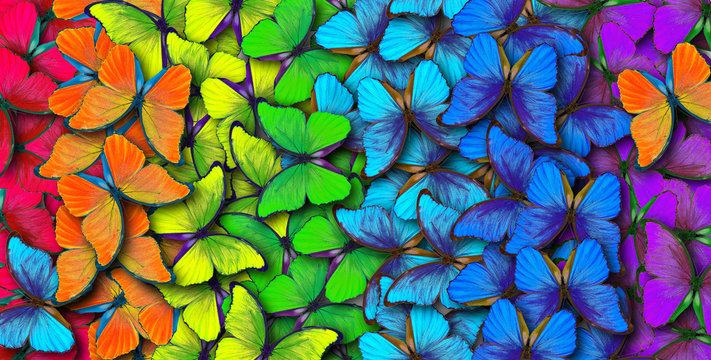
#> input picture colors.jpg, 711 x 360 px, given in place of colors.png, which was not available
$ jupyter execute --allow-errors dwt_wm_ext.ipynb
#> lines starting #> are read from the running program, lines starting #| are printed output that depends on the picture; pictures that were not available may be replaced by others from this repository, and a replacement may not be noted
[cell 1]
import cv2
import pywt
import numpy as np
import matplotlib.pyplot as plt

def ext_watermark(A, B, C):

#> called with A = 'colors.png', B = 'fox.png', C = 'Watermarked.png'
    host = cv2.imread(A)
#> host is the input picture: shape (360, 711, 3); mean B, G, R 99.8, 108.6, 96.1
    m, n, p = host.shape
#> m = 360; n = 711; p = 3

    coeffs_host = pywt.dwt2(host, 'haar')
    host_LL, (host_LH, host_HL, host_HH) = coeffs_host

    water_mark = cv2.imread(B)
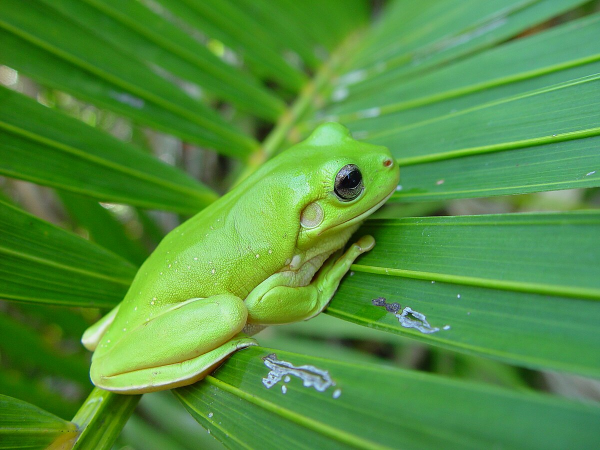
#> input picture original.jpg, 1200 x 900 px, given in place of fox.png, which was not available (shown at 1/2 size)
#> water_mark is the input picture: shape (900, 1200, 3); mean B, G, R 61.9, 144.3, 81.6
    water_mark = cv2.resize(water_mark, (n, m))
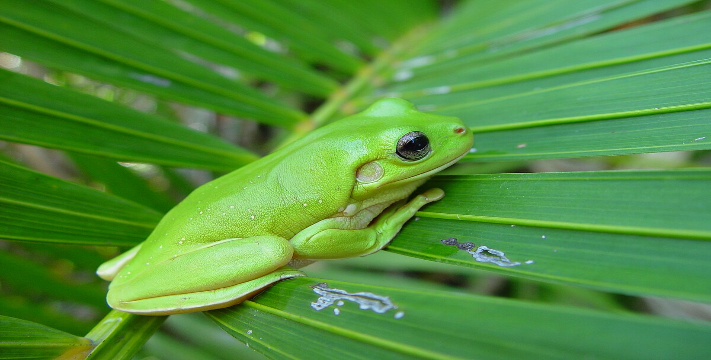
#> water_mark: shape (360, 711, 3); mean B, G, R 61.8, 144.2, 81.5

    coeffs_water_mark = pywt.dwt2(water_mark, 'haar')
    water_mark_LL, (water_mark_LH, water_mark_HL, water_mark_HH) = coeffs_water_mark

    wm = cv2.imread(C)
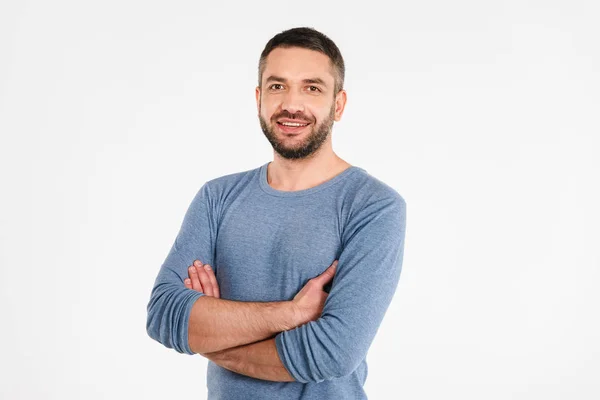
#> input picture person.jpeg, 600 x 400 px, given in place of Watermarked.png, which was not available
#> wm is the input picture: shape (400, 600, 3); mean B, G, R 220.5, 217.9, 219.1

    coeffs_wm = pywt.dwt2(wm, 'haar')
    wm_LL, (wm_LH, wm_HL, wm_HH) = coeffs_wm

    extracted_watermark = (wm_LL - host_LL) / 0.03

    ext = pywt.idwt2((extracted_watermark, (water_mark_LH, water_mark_HL, water_mark_HH)), 'haar')

    plt.imshow(np.uint8(ext))
    plt.title('Extracted watermark')
    plt.show()

# Call the function with example file names
#> (the rest of this cell did not finish here and is left out)
